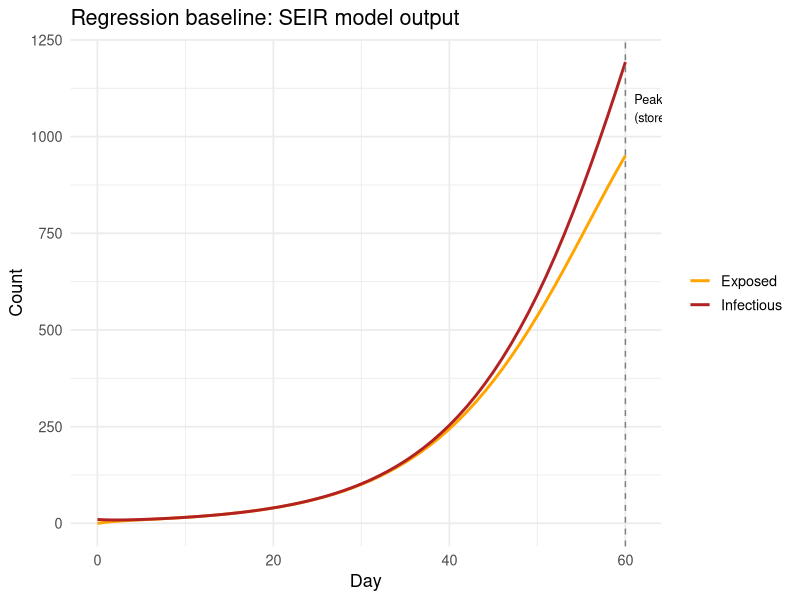

This chart was generated by the following R code:
## ---- chunk 1
#| label: define-model

# The model function under test
seir_step <- function(S, E, I, R, beta, sigma, gamma, N = NULL) {
  if (is.null(N)) N <- S + E + I + R
  new_exp <- beta * S * I / N
  new_inf <- sigma * E
  new_rec <- gamma * I
  list(
    S = S - new_exp,
    E = E + new_exp - new_inf,
    I = I + new_inf - new_rec,
    R = R + new_rec
  )
}
## ---- chunk 2
#| label: write-tests

# Tests using base R stopifnot() — same logic as testthat, no package needed
run_test <- function(desc, expr) {
  tryCatch({ force(expr); cat("PASS:", desc, "\n") },
           error = function(e) cat("FAIL:", desc, "—", conditionMessage(e), "\n"))
}

# Test 1: population conservation
run_test("SEIR conserves total population", {
  result  <- seir_step(S = 9800, E = 100, I = 80, R = 20,
                       beta = 0.3, sigma = 0.2, gamma = 0.1)
  N_after <- result$S + result$E + result$I + result$R
  stopifnot(abs(N_after - 9980) < 1e-8)
})

# Test 2: no growth when I = 0
run_test("no new exposures when I = 0", {
  result <- seir_step(S = 9000, E = 0, I = 0, R = 1000,
                      beta = 0.5, sigma = 0.2, gamma = 0.1)
  stopifnot(result$E == 0, result$I == 0)
})

# Test 3: subcritical epidemic declines
run_test("epidemic declines when R0 < 1", {
  state <- list(S = 9900, E = 50, I = 50, R = 0)
  for (i in seq_len(50)) {
    state <- seir_step(state$S, state$E, state$I, state$R,
                       beta = 0.05, sigma = 0.2, gamma = 0.1)
  }
  stopifnot(state$I < 50)   # infectious count must have fallen
})
## ---- chunk 3
#| label: test-results-plot
#| fig-cap: "Regression test: model output for fixed parameters should match a stored baseline. Drift from the expected curve signals a breaking change."

library(ggplot2)

# Run a 60-day baseline and compare to stored expected peak
run_seir <- function(beta, sigma, gamma, days = 60, N = 10000, I0 = 10) {
  S <- N - I0; E <- 0; I <- I0; R <- 0
  out <- data.frame(day = 0:days, S = NA, E = NA, I = NA, R = NA)
  out[1, ] <- c(0, S, E, I, R)
  for (d in seq_len(days)) {
    new_exp <- beta * S * I / N
    new_inf <- sigma * E
    new_rec <- gamma * I
    S <- S - new_exp; E <- E + new_exp - new_inf
    I <- I + new_inf - new_rec; R <- R + new_rec
    out[d + 1, ] <- c(d, S, E, I, R)
  }
  out
}

baseline <- run_seir(beta = 0.3, sigma = 0.2, gamma = 0.1)
expected_peak_day <- baseline$day[which.max(baseline$I)]
expected_peak_I   <- max(baseline$I)

# Regression check: peak should be within 1 day and 5% of baseline
run_test("model regression: peak within expected bounds", {
  current <- run_seir(beta = 0.3, sigma = 0.2, gamma = 0.1)
  stopifnot(which.max(current$I) == which.max(baseline$I))
  stopifnot(abs(max(current$I) - expected_peak_I) / expected_peak_I < 0.01)
})

ggplot(baseline, aes(x = day)) +
  geom_line(aes(y = E, colour = "Exposed"), linewidth = 1) +
  geom_line(aes(y = I, colour = "Infectious"), linewidth = 1) +
  geom_vline(xintercept = expected_peak_day, linetype = "dashed",
             colour = "grey50") +
  annotate("text", x = expected_peak_day + 1, y = max(baseline$I) * 0.9,
           label = sprintf("Peak day %d\n(stored baseline)", expected_peak_day),
           hjust = 0, size = 3.2) +
  scale_colour_manual(values = c(Exposed = "orange", Infectious = "firebrick")) +
  labs(x = "Day", y = "Count", colour = NULL,
       title = "Regression baseline: SEIR model output") +
  theme_minimal(base_size = 13)
